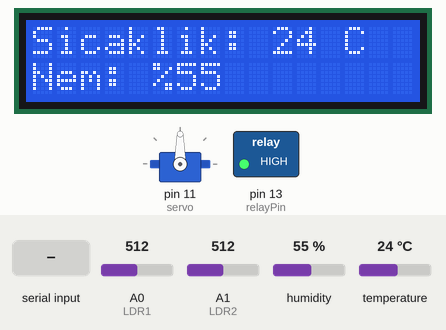
Simulated run of this sketch. Board: Arduino Uno, built with avr-gcc and run on an emulated ATmega328P. On the bench: 16×2 character LCD, servo, switched loads named in the sketch (green lamp = pin HIGH). The test bench sets the inputs (shaded band); at power-on: A0 (LDR1) = 512, A1 (LDR2) = 512, humidity 55 %, temperature 24 °C. What the sketch prints to the serial monitor is not drawn.

Above: at 2.2 s.
2.3 s: A0 (LDR1) set to 491
At 3.63 s:
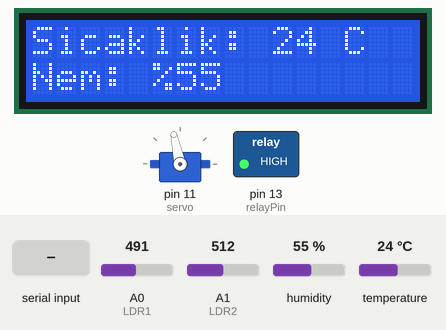
5.1 s: A1 (LDR2) set to 484
At 5.1 s:
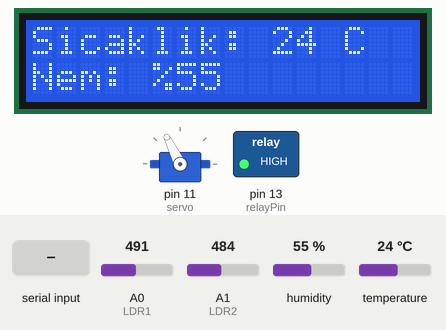
6.6 s: "1" received over Serial
At 7.1 s:
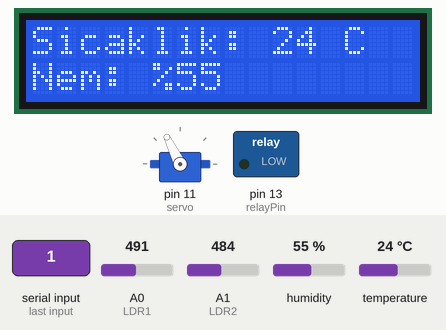
8.7 s: A1 (LDR2) set to 30
At 13.34 s:
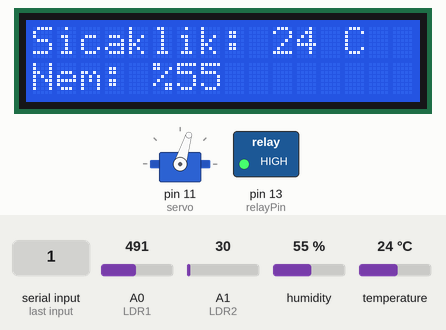
14.4 s: humidity set to 22 %
At 15.49 s:
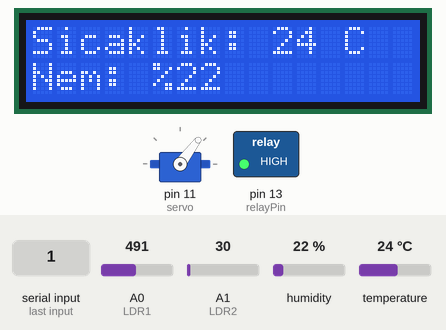
16.6 s: "2" received over Serial
Timing chart, 0 to 20.2 s (numbered marks = the images above; inputs shaded):
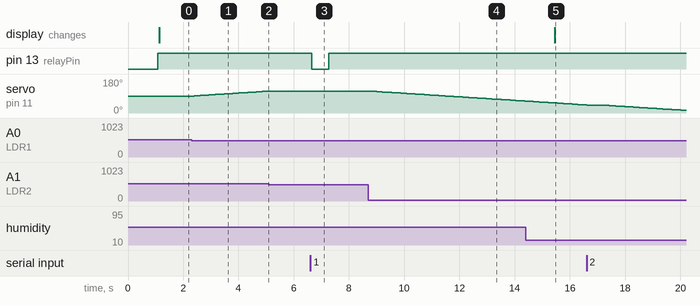

The sketch:

ardu_noGoruntu.ino
```cpp
#include <Servo.h>
#include <FaBoLCD_PCF8574.h>
#include <Wire.h>
#include <DHT.h>


// LDR sensör pinlerini tanımla
#define LDR1 A0
#define LDR2 A1

// Hata değerini tanımla
#define error 10
//sicaklik
#define DHTPIN 2
#define DHTTYPE DHT11

DHT dht(DHTPIN, DHTTYPE);

FaBoLCD_PCF8574 lcd;


// Servo motorun başlangıç noktası
int Spoint = 90;

// Servo motor için bir nesne oluştur
Servo servo;
int relayPin = 13; // Röle pini

void setup() {
  lcd.begin(16,2);
  lcd.print("Veriler aliniyor...");
  delay(1000);
  dht.begin();

  // Servo motoru PWM pinine bağla
  servo.attach(11);
  // Servo motorun başlangıç noktasını ayarla
  servo.write(Spoint);
  Serial.begin(9600);
  pinMode(relayPin, OUTPUT);
  digitalWrite(relayPin, HIGH); // Başlangıçta rölenin kapalı olduğundan emin ol
}

void loop() {
  int temp = dht.readTemperature();
  int hum = dht.readHumidity();

  lcd.clear();

  lcd.setCursor(0,0);
  lcd.print("Sicaklik: ");
  lcd.print(temp);
  lcd.print(" C");

  lcd.setCursor(0,1);
  lcd.print("Nem: %");
  lcd.print(hum);

  // LDR sensör değerlerini al
  int ldr1 = analogRead(LDR1);
  int ldr2 = analogRead(LDR2);

  // Bu değerlerin farkını al
  int value1 = abs(ldr1 - ldr2);

  // Bu değerleri bir koşullu ifadeyle kontrol et
  if (value1 > error) {
    if (ldr1 > ldr2 && Spoint > 10) {
      Spoint--;
    } else if (ldr1 < ldr2 && Spoint < 160) {
      Spoint++;
    }
  }

  // Servo motora değerleri yaz0
  servo.write(Spoint);
  delay(80);
  Serial.print("LDR1:");
  Serial.println(ldr1);
  Serial.print("LDR2:");
  Serial.println(ldr2);

  // Seri girişe dayalı olarak röle kontrolünü ele al
  if (Serial.available() > 0) {
    char receivedChar = Serial.read(); // Gelen baytı oku
    if (receivedChar == '1' ||receivedChar == -1  ) { // Eğer '1' gelirse
      digitalWrite(relayPin, LOW); // Röleyi aç
      delay(500);
    } else if (receivedChar == '2') { // Eğer '2' gelirse
      digitalWrite(relayPin, HIGH); // Röleyi aç
      delay(500); // 2 saniye bekle
    }
  } else {
    digitalWrite(relayPin, HIGH); // Seri giriş yoksa rölenin kapalı olduğundan emin ol
  }
}
```

Measured:
- the behaviour switches between 502 and 501 on A0 (LDR1) (found by bisection; images 0 and 1)
- the behaviour switches between 502 and 501 on A1 (LDR2) (found by bisection; images 1 and 2)
- after the input at 2.3 s, servo on pin 11 (servo): moves from 90° to 116° over 2.7 s, starting after 0.10 s
- after the input at 5.1 s, servo on pin 11 (servo): stays 116° (without the input it goes to 117° after 0.10 s)
- after the input at 6.6 s, pin 13 (relayPin): HIGH → LOW after 0.05 s, → HIGH 0.61 s later
- after the input at 8.7 s, servo on pin 11 (servo): moves from 116° to 63° over 5.6 s, starting after 0.09 s
- after the input at 14.4 s, the display: changes after 1.0 s (image 5)
